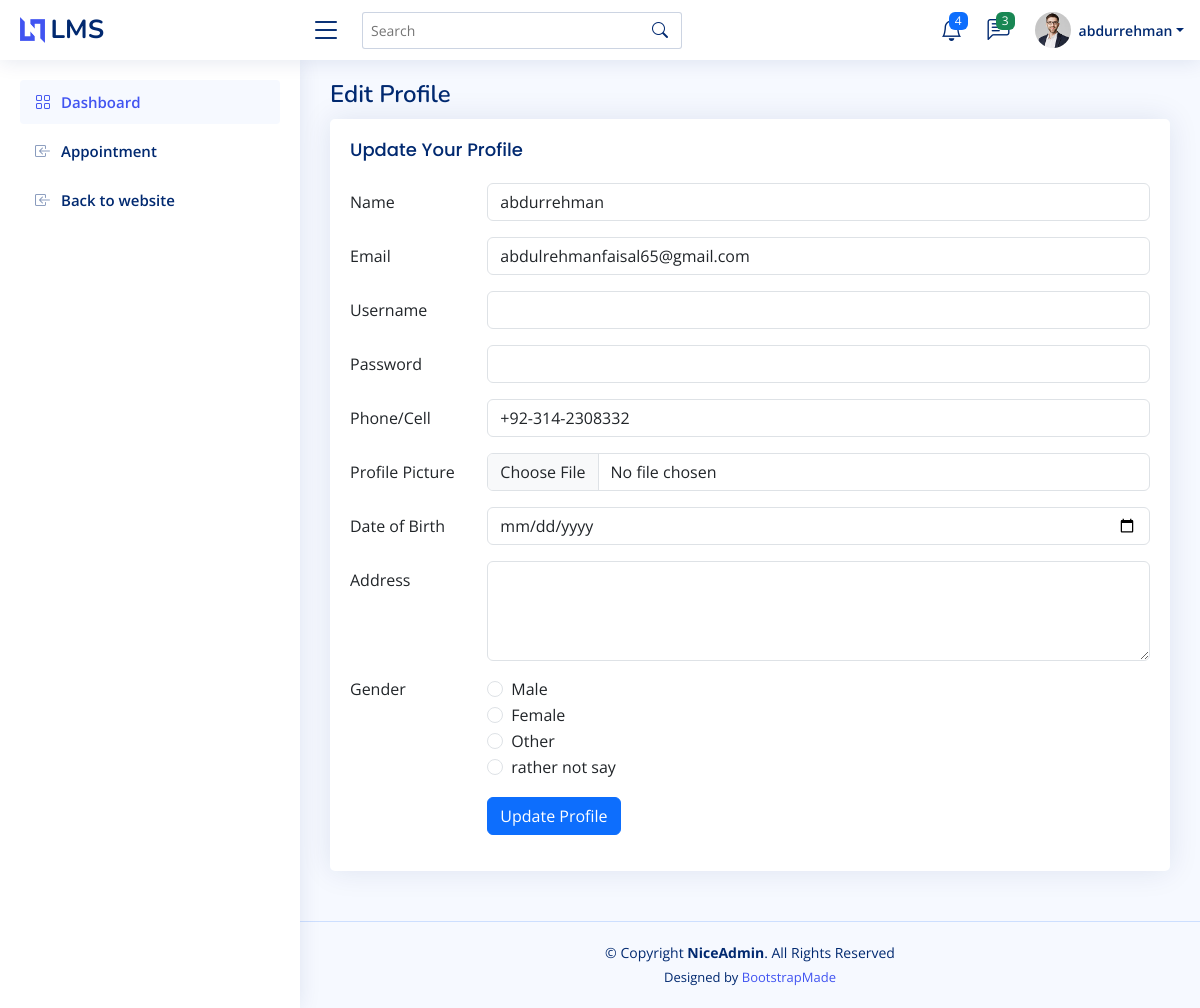
Screenshot of /lawyer/update.lawyer.php (signed in) with the database file from the repository.
### tables this page shows
CREATE TABLE `users` (
  `userid` int(11) NOT NULL,
  `name` varchar(50) NOT NULL,
  `email` varchar(255) DEFAULT NULL,
  `genderid` int(11) DEFAULT NULL,
  `dob` date DEFAULT NULL,
  `phone` varchar(16) DEFAULT NULL,
  `address` text DEFAULT NULL,
  `roleid` int(11) DEFAULT NULL,
  `photo` varchar(255) DEFAULT NULL
);

CREATE TABLE `genders` (
  `genderid` int(11) NOT NULL,
  `gender` varchar(20) NOT NULL
);

### lawyer/update.lawyer.php (the view, shortened to what this page needs)
<?php
include('lawyer.header.inc.php');
$userid = $name = $email = $dob = $photo = $phone = $address = $username = $password = '';
$userid = $_SESSION['userid'];
$genders_sql = "SELECT * FROM genders";
$genders_result = mysqli_query($conn, $genders_sql);
$genders = array();
while ($gender = mysqli_fetch_assoc($genders_result)) {
    $genders[] = $gender;
}
if($_SERVER['REQUEST_METHOD'] == 'GET') {
    $users_sql = "SELECT *,usr.userid AS usrid,usr.genderid AS gdrid FROM `users` AS `usr`
    LEFT JOIN `genders` AS `gdr` ON usr.genderid = gdr.genderid
    WHERE usr.userid = $userid";
    $user = mysqli_fetch_assoc(mysqli_query($conn, $users_sql));
    if($user) {
        $name = mysqli_real_escape_string($conn, $user['name']);
        $email = mysqli_real_escape_string($conn, $user['email']);
        $genderid = mysqli_real_escape_string($conn, $user['gdrid']);
        $dob = mysqli_real_escape_string($conn, $user['dob']);
        $phone = mysqli_real_escape_string($conn, $user['phone']);
        $address = mysqli_real_escape_string($conn, $user['address']);
    }
}
?>
<main id="main" class="main">
<div class="pagetitle">
  <h1>Edit Profile</h1>
</div>
<section class="section">
  <div class="row">
    <div class="col-lg-12">
      <div class="card">
        <div class="card-body">
          <h5 class="card-title">Update Your Profile</h5>
          <form action="<?php echo htmlspecialchars($_SERVER['PHP_SELF']); ?>" method="post" enctype="multipart/form-data">
            <div class="row mb-3">
              <label for="name" class="col-sm-2 col-form-label">Name</label>
              <div class="col-sm-10">
                <input type="text" class="form-control" id="name" name="name" value="<?php echo $name; ?>">
              </div>
            </div>
            <div class="row mb-3">
              <label for="email" class="col-sm-2 col-form-label">Email</label>
              <div class="col-sm-10">
                <input type="email" class="form-control" id="email" name="email" value="<?php echo $email; ?>">
              </div>
            </div>
            <div class="row mb-3">
              <label for="username" class="col-sm-2 col-form-label">Username</label>
              <div class="col-sm-10">
                <input type="text" class="form-control" id="username" name="username" value="<?php echo $username; ?>">
              </div>
            </div>
            <div class="row mb-3">
              <label for="password" class="col-sm-2 col-form-label">Password</label>
              <div class="col-sm-10">
                <input type="password" class="form-control" id="password" name="password" value="<?php echo $password; ?>">
              </div>
            </div>
            <div class="row mb-3">
              <label for="phone" class="col-sm-2 col-form-label">Phone/Cell</label>
              <div class="col-sm-10">
                <input type="tel" class="form-control" id="phone" name="phone" value="<?php echo $phone; ?>">
              </div>
            </div>
            <div class="row mb-3">
              <label for="fileToUpload" class="col-sm-2 col-form-label">Profile Picture</label>
              <div class="col-sm-10">
                <input class="form-control" type="file" id="fileToUpload" name="fileToUpload">
              </div>
            </div>
            <div class="row mb-3">
              <label for="dob" class="col-sm-2 col-form-label">Date of Birth</label>
              <div class="col-sm-10">
                <input type="date" class="form-control" id="dob" name="dob" value="<?php echo $dob; ?>">
              </div>
            </div>
            <div class="row mb-3">
              <label for="address" class="col-sm-2 col-form-label">Address</label>
              <div class="col-sm-10">
                <textarea class="form-control" style="height: 100px" id="address" name="address"><?php echo $address; ?></textarea>
              </div>
            </div>
            <fieldset class="row mb-3">
              <legend class="col-form-label col-sm-2 pt-0">Gender</legend>
              <div class="col-sm-10">
                <?php foreach ($genders as $gender) { ?>
                  <div class="form-check">
                    <input class="form-check-input" type="radio" name="genderid" id="gender<?php echo $gender['genderid']; ?>" value="<?php echo $gender['genderid']; ?>" <?php if ($gender['genderid'] == $genderid) { echo "checked"; } ?>>
                    <label class="form-check-label" for="gender<?php echo $gender['genderid']; ?>">
                      <?php echo $gender['gender']; ?>
                    </label>
                  </div>
                <?php } ?>
              </div>
            </fieldset>
            <div class="row mb-3">
              <div class="col-sm-10 offset-sm-2">
                <button type="submit" class="btn btn-primary">Update Profile</button>
              </div>
            </div>
          </form>
        </div>
      </div>
    </div>
  </div>
</section>
</main>
<?php include('lawyer.footer.inc.php'); ?>

### assets/css/style.css (style rules this page uses)
:root { scroll-behavior: smooth; }
body { font-family: "Open Sans", sans-serif; background: #f6f9ff; color: #444444; }
h1, h2, h3, h4, h5, h6 { font-family: "Nunito", sans-serif; }
#main { margin-top: 60px; padding: 20px 30px; transition: all 0.3s; }
.pagetitle { margin-bottom: 10px; }
.pagetitle h1 { font-size: 24px; margin-bottom: 0; font-weight: 600; color: #012970; }
.card { margin-bottom: 30px; border: none; border-radius: 5px; box-shadow: 0px 0 30px rgba(1, 41, 112, 0.1); }
.card-title { padding: 20px 0 15px 0; font-size: 18px; font-weight: 500; color: #012970; font-family: "Poppins", sans-serif; }
.card-body { padding: 0 20px 20px 20px; }
@media (min-width: 1200px) { #main, #footer { margin-left: 300px; } }

### rows the page displays
users: name "abdurrehman", email "abdulrehmanfaisal65@gmail.com", phone "+92-314-2308332", genderid "☐ Male", genderid "☐ Female", genderid "☐ Other", genderid "☐ rather not say"
genders: gender "Male"
genders: gender "Female"
genders: gender "Other"
genders: gender "rather not say"

### other values shown
$_SESSION['name'] "abdurrehman"
